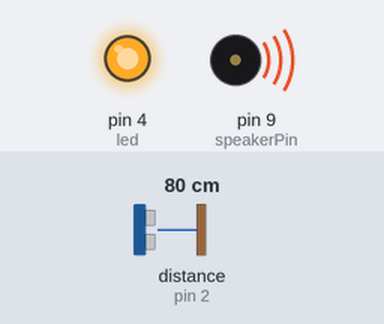
The sketch below on a simulated Arduino Uno, built with avr-gcc and run on an emulated ATmega328P. On the bench: output pins drawn as LEDs (lit = HIGH), buzzer (waves = sounding). Wiring (inferred from the names in the program): ultrasonic range finder: trigger pin 3; echo pin 2. The inputs (shaded band) are chosen by the test bench; at power-on: distance to the obstacle (sensor on pin 2) 80 cm. The echo pulse lasts 58.3 µs per cm; pins used as bus, display or sensor lines are not drawn; what the sketch prints to the serial monitor is not drawn.

Above: at 1.2 s.
1.3 s: distance to the obstacle (sensor on pin 2) set to 93 cm
At 2.8 s:
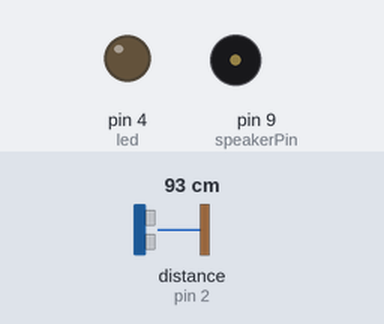
3.1 s: distance to the obstacle (sensor on pin 2) set to 2 cm
At 3.3 s:
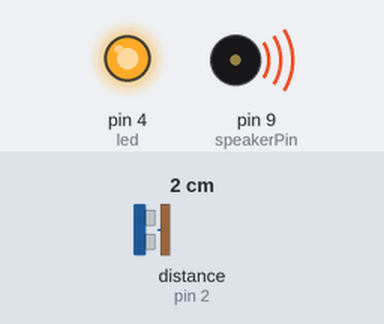
6.1 s: distance to the obstacle (sensor on pin 2) set to 120 cm
At 7.4 s:
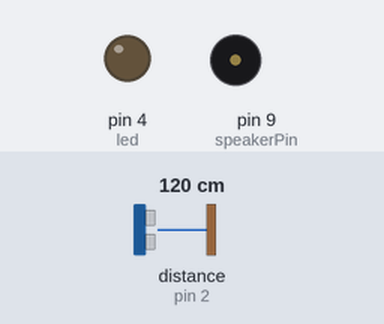
7.8 s: distance to the obstacle (sensor on pin 2) set to 4 cm
At 8.0 s:
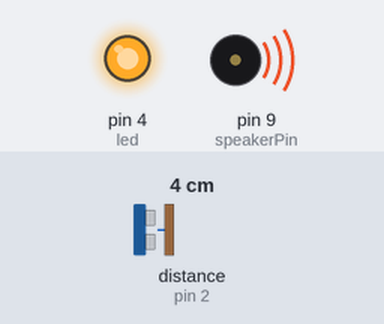
Timing chart, 0 to 11.8 s (numbered marks = the images above; inputs shaded):
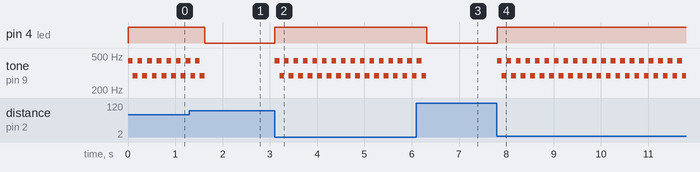

Measured:
- the behaviour switches between 87 and 88 cm on distance to the obstacle (sensor on pin 2) (found by bisection; images 0 and 1)
- after the input at 1.3 s, pin 4 (led): HIGH → LOW after 0.33 s
- after the input at 3.1 s, pin 4 (led): LOW → HIGH at once; tone on pin 9 (speakerPin): alternates 440 Hz for 0.10 s and 294 Hz for 0.10 s, starting at once
- after the input at 6.1 s, pin 4 (led): HIGH → LOW after 0.22 s
- after the input at 7.8 s, pin 4 (led): LOW → HIGH at once; tone on pin 9 (speakerPin): alternates 440 Hz for 0.10 s and 294 Hz for 0.10 s, starting at once

The sketch:

Ultrasonic.ino
```cpp
#define echoPin 2
#define trigPin 3
#define led 4
int speakerPin = 9;
int numTones = 4;
int tones[] = {440, 294, 440, 294};

//defines pins for ultrasonic sensor, led and speaker

void setup() {
  Serial.begin (9600);
  pinMode(trigPin, OUTPUT);
  pinMode(echoPin, INPUT);
  pinMode(led, OUTPUT);

}
//declares setup

void loop() {
  long duration, distance;
  digitalWrite(trigPin, LOW); //trig low
  delayMicroseconds(2);
  digitalWrite(trigPin, HIGH); //trig high
  delayMicroseconds(10);
  digitalWrite(trigPin, LOW); //trig low
  duration = pulseIn(echoPin, HIGH); //echo high
  distance = (duration/2) / 50; //works out distance
  if (distance > 50) {  // This is where the LED On/Off happens
  digitalWrite(led,LOW); //if more than 50 led is off
}
//this part of code sends out the ultrasonic waves and bounces back to sensor to read distance
  else {
   Serial.print(distance);
    digitalWrite(led,HIGH);
    for (int i = 0; i < numTones; i++)
  {
    tone(speakerPin, tones[i]);
    delay(100);
  }
  noTone(speakerPin);

  }


}
//if less than 50 turn led on and sound speaker
```
